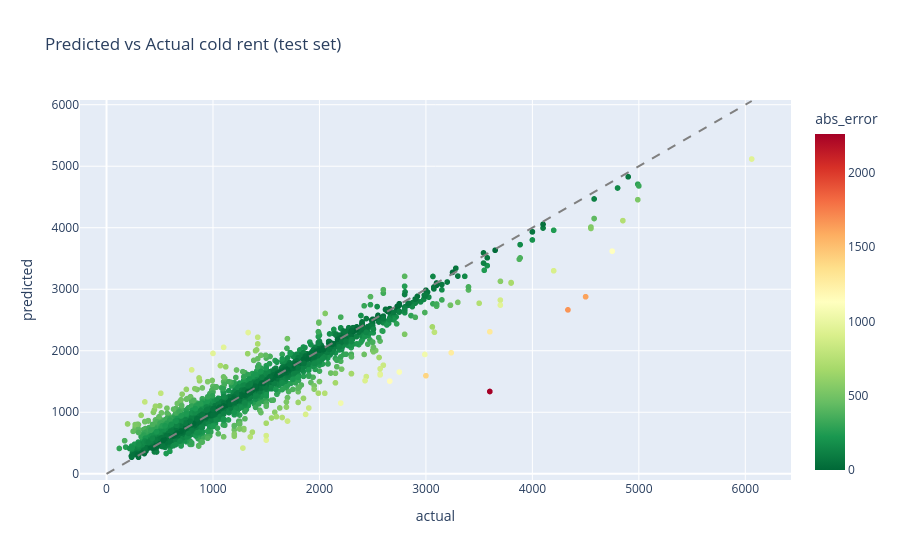

Notebook cell for this chart:
### Markdown cell above
<span style="font-weight:500">
The dataframe (table) above contains the predictions, errors, absolute errors and errors in percentage (in addition to the rest of the features) for our testing set. 
<br />
It has 3118 tested samples. This will serve us to see how the model performed in detail, not just looking at the a few general metrics like R^2 and RMSE. 
</span>

### Code cell
fig_pva = px.scatter(results_df, x="actual", y="predicted", color="abs_error",
                      color_continuous_scale="RdYlGn_r", hover_data=hover_cols,
                      title="Predicted vs Actual cold rent (test set)")
m = max(results_df["actual"].max(), results_df["predicted"].max())
fig_pva.add_shape(type="line", x0=0, y0=0, x1=m, y1=m, line=dict(color="gray", dash="dash"))
fig_pva.show()

### Figure 1 — Plotly figure (JSON) as saved in the notebook; plotly's stock layout.template omitted (floating-point values rounded to 4 significant figures; data arrays with more than 128 entries replaced by an {"elided": "..."} marker saying what was removed)
{"data": [{"customdata": {"elided": "3118x7 mixed values"}, "hovertemplate": "actual=%{x}<br>predicted=%{y}<br>listing_id=%{customdata[0]}<br>area=%{customdata[1]}<br>rooms=%{customdata[2]}<br>district=%{customdata[3]}<br>floor=%{customdata[4]}<br>heating_type=%{customdata[5]}<br>error=%{customdata[6]}<br>abs_error=%{marker.color}<extra></extra>", "legendgroup": "", "marker": {"color": {"elided": "3118 float values"}, "coloraxis": "coloraxis", "symbol": "circle"}, "mode": "markers", "name": "", "showlegend": false, "type": "scattergl", "x": {"elided": "3118 float values"}, "xaxis": "x", "y": {"elided": "3118 float values"}, "yaxis": "y"}], "layout": {"coloraxis": {"colorbar": {"title": {"text": "abs_error"}}, "colorscale": [[0, "rgb(0,104,55)"], [0.1, "rgb(26,152,80)"], [0.2, "rgb(102,189,99)"], [0.3, "rgb(166,217,106)"], [0.4, "rgb(217,239,139)"], [0.5, "rgb(255,255,191)"], [0.6, "rgb(254,224,139)"], [0.7, "rgb(253,174,97)"], [0.8, "rgb(244,109,67)"], [0.9, "rgb(215,48,39)"], [1, "rgb(165,0,38)"]]}, "legend": {"tracegroupgap": 0}, "shapes": [{"line": {"color": "gray", "dash": "dash"}, "type": "line", "x0": 0, "x1": 6060, "y0": 0, "y1": 6060}], "title": {"text": "Predicted vs Actual cold rent (test set)"}, "xaxis": {"anchor": "y", "domain": [0, 1], "title": {"text": "actual"}}, "yaxis": {"anchor": "x", "domain": [0, 1], "title": {"text": "predicted"}}}}
